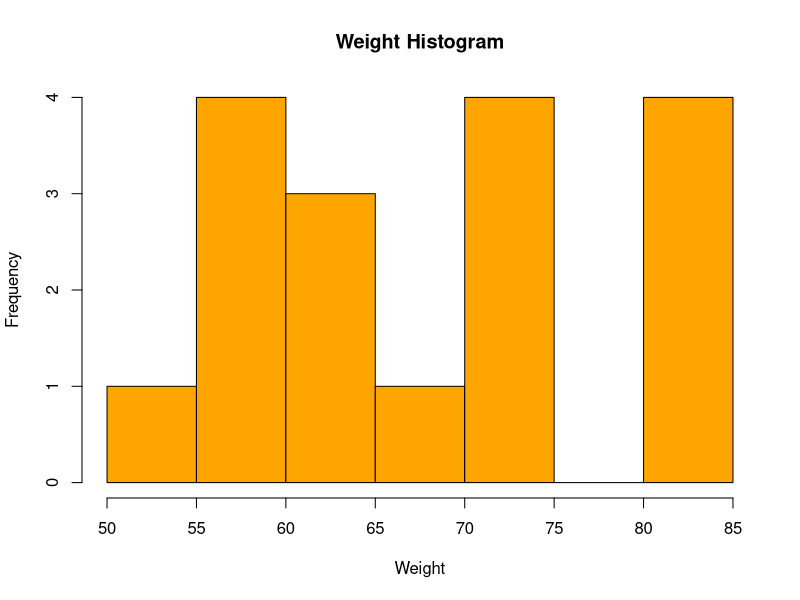
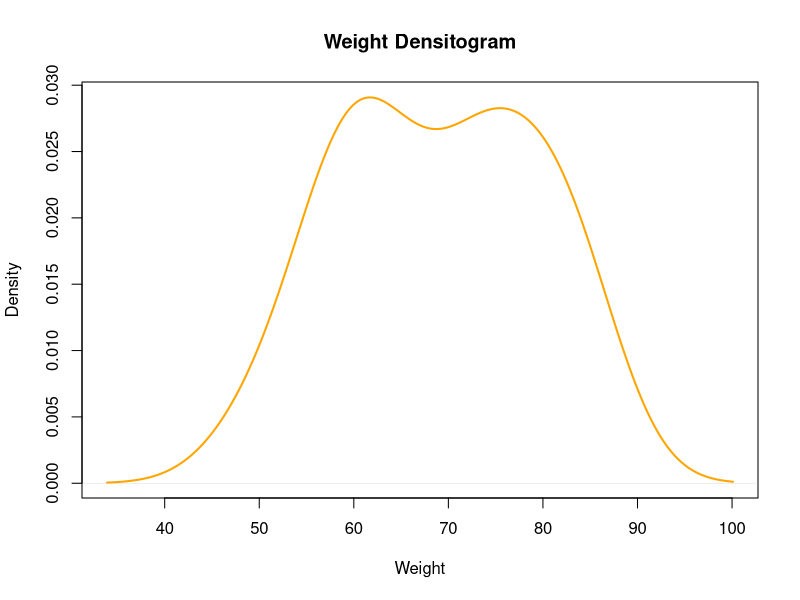
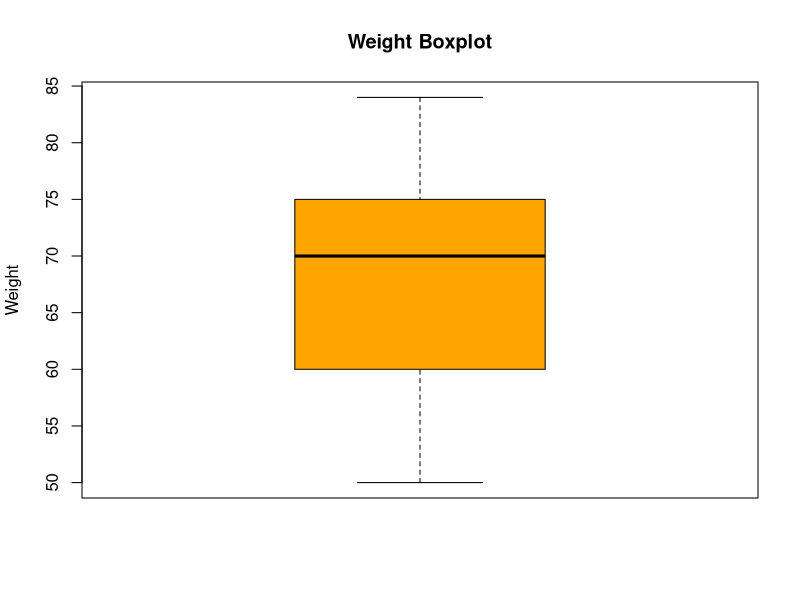
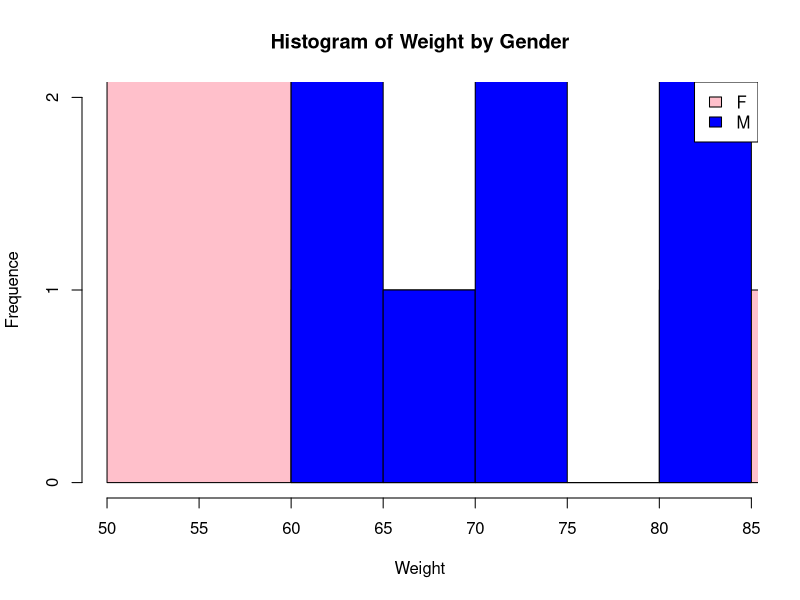
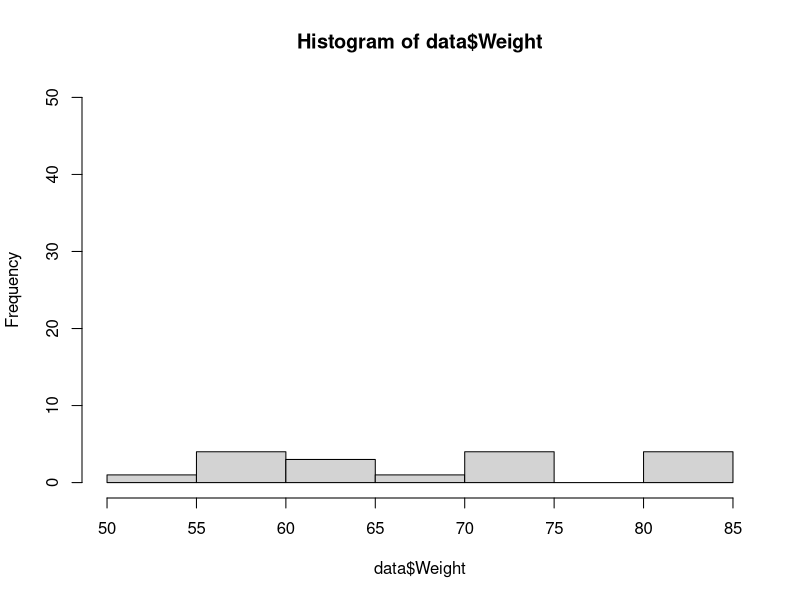
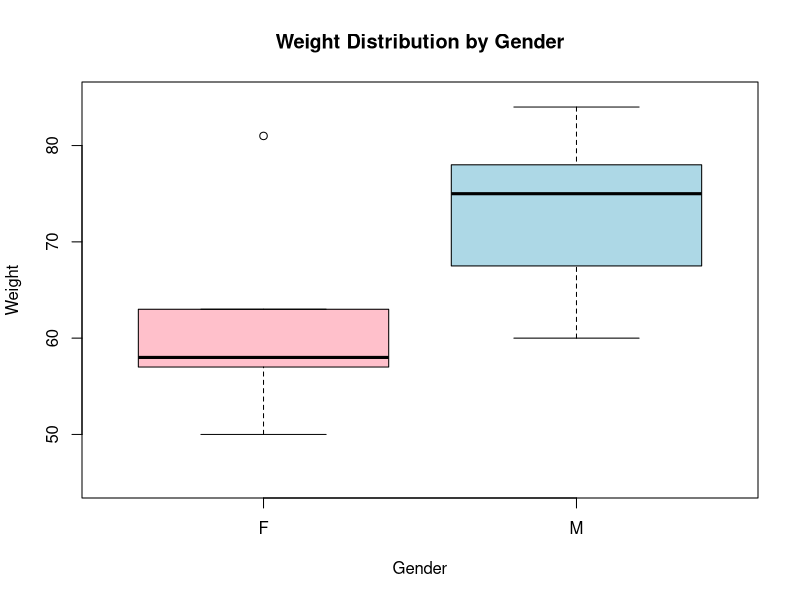

The R script that drew these images, in order:
## ---- chunk 1
data <- read.csv("data/data_student.csv")
summary(data)
## ---- chunk 2
library(tidyverse)
## ---- chunk 3
data %>% # "tibble" = table of data
  summarise_if(is.numeric, list( #Apply summary functions only if the column is numeric
    mean = mean,
    sd = sd,
    median = median,
    quantile = quantile,
    min = min,
    max = max
  ), na.rm = TRUE) # Ignore missing values
summary(data)
## ---- chunk 4
hist(data$Weight, 
     main = "Weight Histogram", 
     xlab = "Weight",
     col = "orange", 
     border = "black")
## ---- chunk 5
plot(density(data$Weight, na.rm = TRUE),
     main = "Weight Densitogram",
     xlab = "Weight",
     ylab = "Density",
     col = "orange",
     lwd = 2)
## ---- chunk 6
# Boxplot for the 'Weight' column
boxplot(data$Weight,
        main = "Weight Boxplot",
        ylab = "Weight",
        col = "orange")
## ---- chunk 7
hist(data$Weight[data$Gender == "F"], #Condition F
     col = "pink",
     xlim = range(data$Weight, na.rm = TRUE), 
     main = "Histogram of Weight by Gender",
     xlab = "Weight",
     ylab = "Frequence",
     ylim = c(0, 2))

hist(data$Weight[data$Gender == "M"], #Condition M
     col = "blue",
     add = TRUE)

legend("topright", legend = c("F", "M"),
       fill = c("pink", "blue"))
hist(data$Weight, ylim = c(0, 50))
## ---- chunk 8
boxplot(Weight ~ Gender, data = data,
        main = "Weight Distribution by Gender",
        xlab = "Gender",
        ylab = "Weight",
        col = c("pink", "lightblue"),
        ylim = c(45,85))
